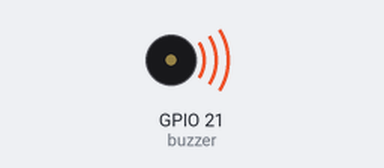
Bench run of a program on a simulated Raspberry Pi (BCM pin numbers). Shown: buzzer (waves = sounding). At 1.5 s the program stops and its outputs stay as they are.

Above: at 0.1 s.
At 1.6 s:
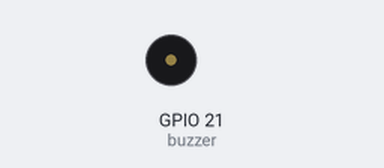
Timing chart, 0 to 3.0 s (numbered marks = the images above):
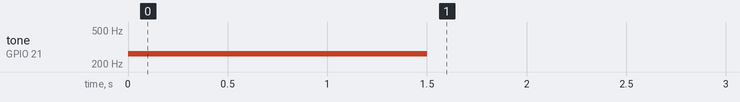

The program:

buzzertest.py
```python
import RPi.GPIO as gpio
import time

buzzer = 21
gpio.setmode(gpio.BCM)
gpio.setup(buzzer, gpio.OUT)
gpio.setwarnings(False)

pwm = gpio.PWM(buzzer, 262)
pwm.start(50.0)
time.sleep(1.5)

pwm.stop()
gpio.cleanup()
```

Measured:
- by itself, tone on GPIO 21 (buzzer): silent → 262 Hz at 0.00 s, → silent 1.5 s later
